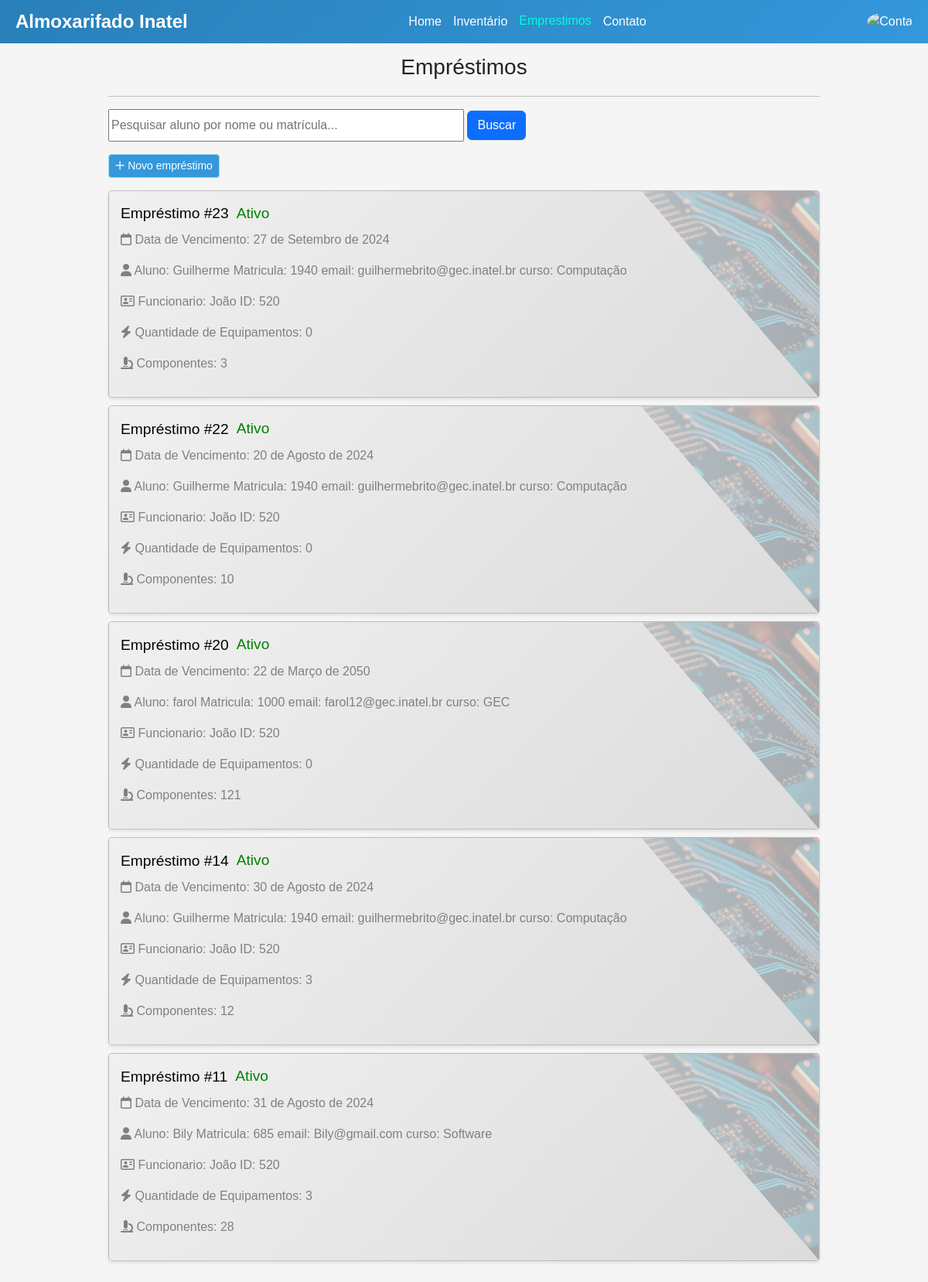
The page /emprestimos/ (signed in) on the database as committed earlier.
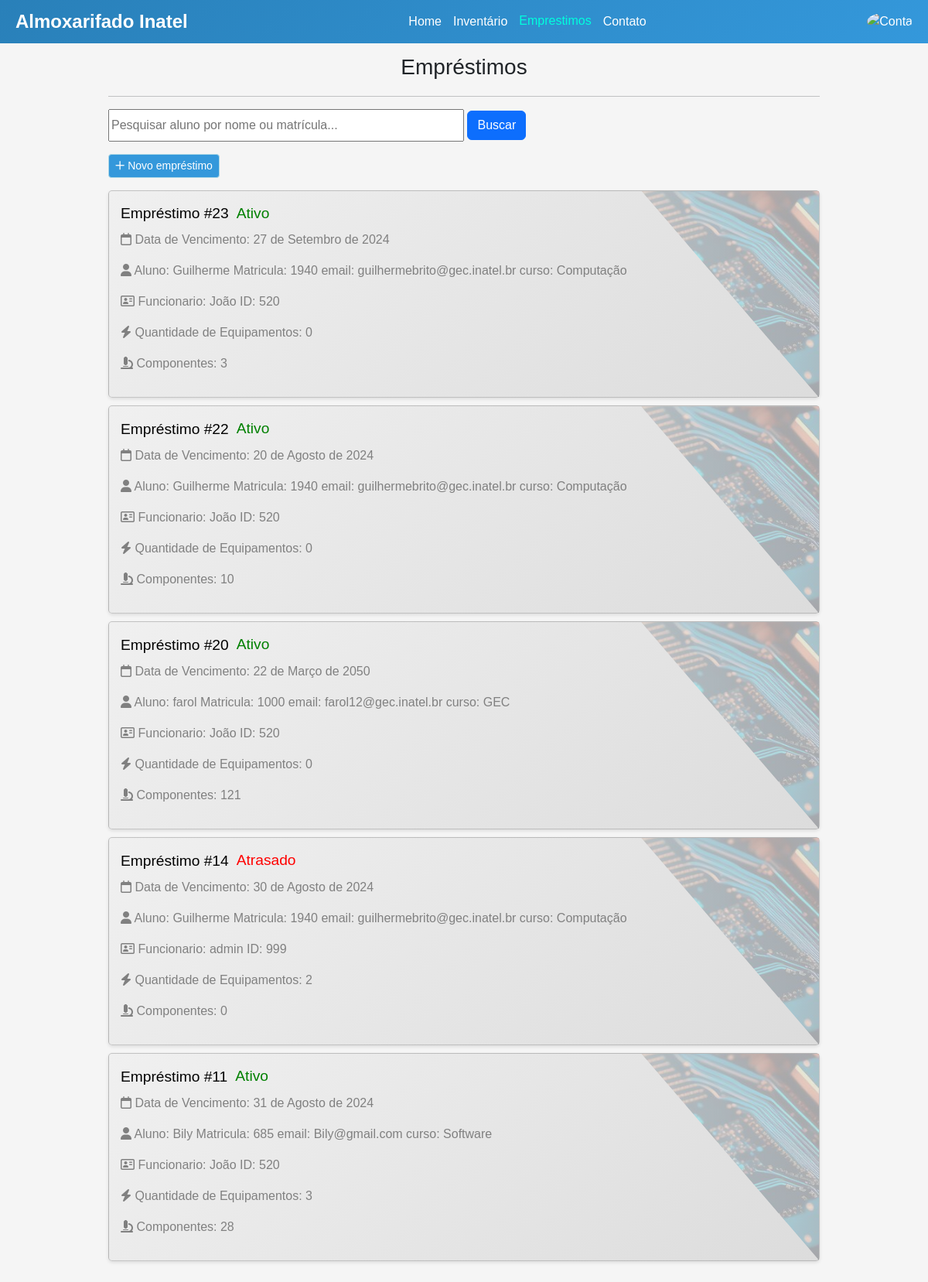
The same page on the database as committed later.
### emprestimos/models.py (models this page shows, shortened)
class Emprestimo(models.Model):
    id = models.BigAutoField(primary_key=True, unique=True)
    estado = models.CharField(max_length=50) # Ativo, Pendente(esperando aprovacao), Atrasado
    data_de_retirada = models.DateField(verbose_name='Data de Retirada', auto_now_add=True)
    data_de_devolucao = models.DateField(verbose_name='Data de Devolução')
    aluno = models.ForeignKey(Aluno, on_delete=models.PROTECT)
    funcionario = models.ForeignKey(Funcionario, on_delete=models.PROTECT)

### autenticacao/models.py (models this page shows, shortened)
class Funcionario(models.Model):
    user = models.OneToOneField(User, on_delete=models.CASCADE, null=True)
    id = models.IntegerField(primary_key=True, unique=True)
    cargo = models.CharField(max_length=50)

class User(AbstractUser):
    name = models.CharField(max_length=200, null=True, unique=True)
    email= models.EmailField(unique=True, null=True)
    is_aluno = models.BooleanField(default=False)
    is_funcionario = models.BooleanField(default=False)
    USERNAME_FIELD = 'email'
    REQUIRED_FIELDS = []

class Aluno(models.Model):
    user = models.OneToOneField(User, on_delete=models.CASCADE, null=True)
    matricula = models.IntegerField(primary_key=True)
    curso = models.CharField(max_length=50)

### emprestimos/views.py (the view, shortened to what this page needs)
# urls.py: path('',emprestimosCard, name='emprestimo'),
def emprestimosCard(request):
    user = request.user
    q = request.GET.get('q') if request.GET.get('q') is not None else ''
    qtd_equipamentos = {}
    qtd_componentes = {}
    emprestimos = []
    if user.is_authenticated:
        if user.is_funcionario or user.is_superuser:
            emprestimos = Emprestimo.objects.filter(
                Q(aluno__user__username__icontains=q) |
                Q(aluno__matricula__icontains=q)
            ).order_by('-id')
            for emprestimo in emprestimos:
                soma_componentes = 0
                qtd_equipamentos[emprestimo.id] = Equipamento.objects.filter(emprestimo=emprestimo).__len__()
                relations = Emprestimo_has_components.objects.filter(emprestimo=emprestimo)
                for relation in relations:
                    soma_componentes += relation.quantidade
                qtd_componentes[emprestimo.id] = soma_componentes
    else:
        return redirect('loginUser')
    context = {
        'emprestimos':emprestimos,
        'qtd_equipamentos':qtd_equipamentos,
        'qtd_componentes':qtd_componentes
    }
    return render(request, 'emprestimo.html', context)

### emprestimos/templatetags/dict_filters.py (called while the page is built)
@register.filter
def dict_item(dictionary, key):
    return dictionary.get(key)

### emprestimos/templates/emprestimo.html (shortened to what this page needs)
{% extends "base.html" %}
{% load static %}
{% load dict_filters %}
{% block style%}
<link rel="stylesheet" href="{% static 'css/bootstrap/bootstrap.min.css' %}">
<link rel="stylesheet" href="{% static 'fa/css/all.min.css' %}">
<link rel="stylesheet" href="{% static 'css/emprestimos.css' %}">
{% endblock %}
{% block content %}
<div class="container">
    <h3>Empréstimos</h3>
    <hr>
        {% if user.is_funcionario or user.is_superuser %}
        <p>
        <form method="get" action="{% url 'emprestimo' %}">
            <input class="col-sm-6 col-form-label" type="text" name="q" placeholder="Pesquisar aluno por nome ou matrícula..." value="{{ request.GET.q }}">
            <button type="submit" class="btn btn-primary">Buscar</button>
        </form>
        </p>
        <p>
            <a href="{% url 'cadastrar-emprestimo' %}" class="btn btn-primary btn-sm" style="background-color: #3498db; border-color: #add8e6;"><i class="fa-regular fa-plus"></i>  Novo empréstimo</a>
        </p>
        {% endif %}
    {% for emprestimo in emprestimos %}
    <div class="card" data-url="{% url 'detalhes' pk=emprestimo.aluno.matricula %}">
        <div class="card-content" title="Visualizar">
            <div class="card-title">
                <h2>Empréstimo #{{ emprestimo.id }}</h2>
                {% if emprestimo.estado == 'Ativo' %}
                <span class="card-status active">Ativo</span>
                {% elif  emprestimo.estado == 'Pendente' %}
                <span class="card-status warn">Pendente</span>
                {% elif  emprestimo.estado == 'Atrasado' %}
                <span class="card-status danger">Atrasado</span>
                {% endif %}
            </div>
            <p><i class="fa-regular fa-calendar"></i> Data de Vencimento: {{ emprestimo.data_de_devolucao }}</p>
            <p><i class="fa-solid fa-user"></i> Aluno: {{ emprestimo.aluno.user.username }} Matricula: {{ emprestimo.aluno.matricula }} email: {{ emprestimo.aluno.user.email }} curso: {{ emprestimo.aluno.curso }}</p>
            <p><i class="fa-regular fa-address-card"></i> Funcionario: {{ emprestimo.funcionario.user.name }} ID: {{ emprestimo.funcionario.id }}</p>
            <p><i class="fa-solid fa-bolt"></i> Quantidade de Equipamentos: {{ qtd_equipamentos | dict_item:emprestimo.id }}</p>
            <p><i class="fa-solid fa-microscope"></i> Componentes: {{ qtd_componentes | dict_item:emprestimo.id }}</p>
        </div>
    </div>
    {% endfor %}
</div>
{% endblock %}

Rows that differ between the two databases and show on the page:
changed Emprestimo id 14: funcionario.user.name "João" → "admin"; funcionario.id "520" → "999"; id "3" → "2"; id "12" → "0"; estado "Ativo" → "Atrasado"
